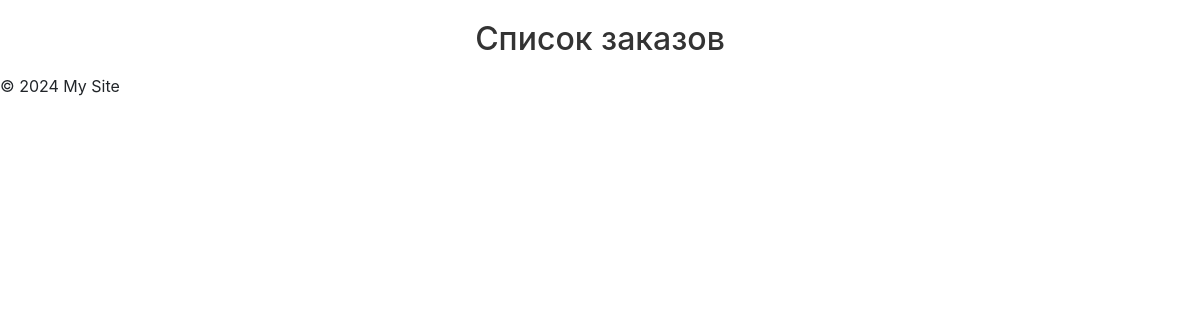
/dz6app/orders/, run on an earlier commit of the app's database.
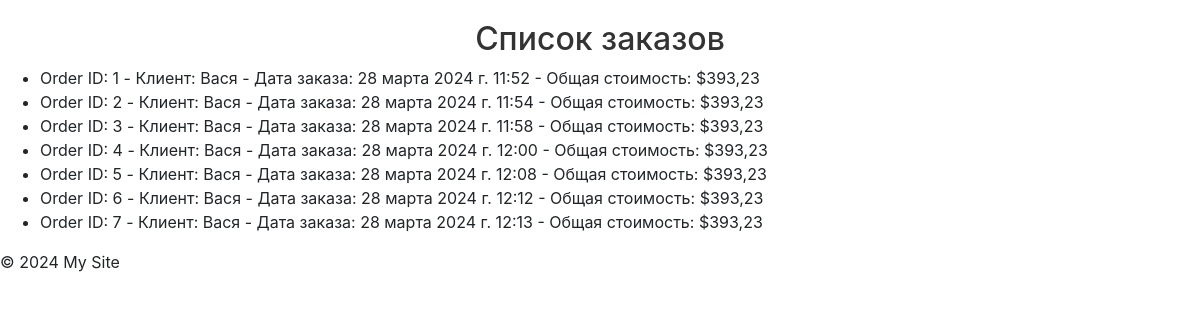
And on a later commit of the database.
### dz6app/models.py (models this page shows, shortened)
class Order(models.Model):
    id = models.AutoField(primary_key=True)
    client = models.ForeignKey(Client, on_delete=models.CASCADE)
    products = models.ManyToManyField(Product, through='OrderItem')
    date_ordered = models.DateTimeField(auto_now_add=True)
    total_price = models.DecimalField(max_digits=10, decimal_places=2, default=0)

class Client(models.Model):
    id = models.AutoField(primary_key=True)
    client = models.CharField(max_length=128)
    email = models.EmailField()
    phone = models.CharField(max_length=50)
    address = models.CharField(max_length=128)
    date_registered = models.DateTimeField(auto_now_add=True)

### dz6app/views.py (the view)
# urls.py: path('orders/', views.orders_list, name='orders'),
def orders_list(request):
    orders = Order.objects.select_related('client').prefetch_related('products').all()
    return render(request, 'orders.html', {'orders': orders})

### templates/orders.html
{% extends 'base.html' %}
{% block content %}
<h2>Список заказов</h2>
<ul>
    {% for order in orders %}
    <li>Order ID: {{ order.id }} - Клиент: {{ order.client.client }} - Дата заказа: {{ order.date_ordered }} -
        Общая стоимость: ${{ order.total_price }}</li>
    {% endfor %}
</ul>
{% endblock %}

### templates/base.html (shortened to what this page needs)
{% load static %}
<!DOCTYPE html>
<html lang="en">
<head>
    <link rel="stylesheet" type="text/css" href="{% static 'css/style.css' %}">
    <link rel="stylesheet" href="https://stackpath.bootstrapcdn.com/bootstrap/4.5.2/css/bootstrap.min.css"
>
</head>
<body>
<main>
    {% block content %}{% endblock content %}
</main>
<footer>
    {% block footer %}
        <p>&copy; 2024 My Site</p>
    {% endblock footer %}
</footer>
</body>
</html>

### dz6app/static/css/style.css (style rules this page uses)
body { font-family: 'Arial', sans-serif; }
h2 { color: #333; text-align: center; padding-top: 20px; }

What changed in the data, as far as the page shows it:
added Order: id "1", client.client "Вася", date_ordered "28 марта 2024 г. 11:52", total_price "393,23"
added Order: id "2", client.client "Вася", date_ordered "28 марта 2024 г. 11:54", total_price "393,23"
added Order: id "3", client.client "Вася", date_ordered "28 марта 2024 г. 11:58", total_price "393,23"
added Order: id "4", client.client "Вася", date_ordered "28 марта 2024 г. 12:00", total_price "393,23"
added Order: id "5", client.client "Вася", date_ordered "28 марта 2024 г. 12:08", total_price "393,23"
added Order: id "6", client.client "Вася", date_ordered "28 марта 2024 г. 12:12", total_price "393,23"
added Order: id "7", client.client "Вася", date_ordered "28 марта 2024 г. 12:13", total_price "393,23"
